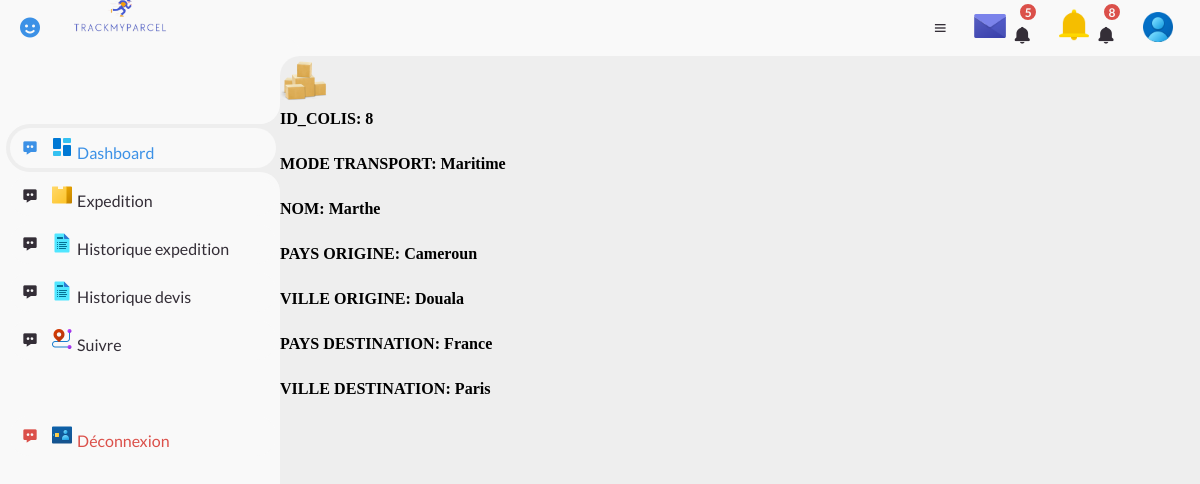
Screenshot of /colis/suivre/id=8 (signed in) with the database file from the repository.
### colis/models.py (models this page shows, shortened)
class Expedition(models.Model):
    nom = models.CharField(max_length=50,)
    prenom = models.CharField(max_length=50, )
    email = models.EmailField()
    tel = models.IntegerField()
    gender = models.CharField(max_length=100, )
    longueur = models.IntegerField()
    largeur = models.IntegerField()
    hauteur = models.IntegerField()
    quantite = models.IntegerField()
    poids = models.IntegerField()
    description = models.CharField(max_length=50,verbose_name="Description")
    dateExp = models.DateField()
    pays_origine = models.CharField(max_length=100)
    ville_origin = models.CharField(max_length=100)
    pays_destination = models.CharField(max_length=100)
    ville_destination = models.CharField(max_length=100)
    mode_transport = models.CharField(max_length=50)
    devise = models.CharField(max_length=100, null=True)
    prix = models.IntegerField(null=True)

### colis/views.py (the view)
# urls.py: path('suivre/id=<int:suivi_id>', views.suivi, name='suivi')
@login_required(login_url="/accounts/login_user")
def suivi(request, suivi_id):
   context = {'suivi':get_list_or_404(Expedition, id = suivi_id)
               }
   return render(request, 'colis/suivre.html', context)

### colis/templates/colis/suivre.html (shortened to what this page needs)
{% load static %}
<!DOCTYPE html>
<html lang="en">
<head>
    <link href='https://unpkg.com/boxicons@2.0.9/css/boxicons.min.css' rel='stylesheet'>
	<link rel="stylesheet" href="{% static 'colis/css/dashboard.css' %}">
    <link rel="stylesheet" href="{% static 'colis/css/suivi_suivi.css' %}">
</head>
<body>
    {% include 'colis/couche/sidebar.html' %}
	<section id="content">
		{% include 'colis/couche/navbar.html' %}
        <div class="card-container">
            <div class="upper-container">
                <div class="image-container">
                </div>
            </div>
            <div class="lower-container">
                <div style="text-align: left; font-size: 24px; ">
                    {% for suiv in suivi %}
                    <h6>ID_COLIS: {{ suiv.id }} </h6> <br>
                    <h6>MODE TRANSPORT: {{ suiv.mode_transport }} </h6> <br>
                    <h6>NOM: {{ suiv.nom }} </h6> <br>
                    <h6>PAYS ORIGINE: {{ suiv.pays_origine }} </h6> <br>
                    <h6>VILLE ORIGINE: {{ suiv.ville_origin }} </h6> <br>
                    <h6>PAYS DESTINATION: {{ suiv.pays_destination }} </h6> <br>
                    <h6>VILLE DESTINATION: {{ suiv.ville_destination }} </h6> <br>
                </div> <br>
                {% endfor %}
            </div>
        </div>
    </section>
</body>
</html>

### colis/static/colis/css/dashboard.css (style rules this page uses)
* { margin: 0; padding: 0; box-sizing: border-box; }
:root { --poppins: 'Poppins', sans-serif; --lato: 'Lato', sans-serif; --light: #F9F9F9; --blue: #3C91E6; --light-blue: #CFE8FF; --grey: #eee; --dark-grey: #AAAAAA; --dark: #342E37; --red: #DB504A; --yellow: #FFCE26; --light-yellow: #FFF2C6; --orange: #FD7238; --light-orange: #FFE0D3; --green :#66CDAA; }
html { overflow-x: hidden; }
body { background: var(--grey); overflow-x: hidden; }
#content { position: relative; width: calc(100% - 280px); left: 280px; transition: .3s ease; }

### rows the page displays
Expedition: id "8", mode_transport "Maritime", nom "Marthe", pays_origine "Cameroun", ville_origin "Douala", pays_destination "France", ville_destination "Paris"
